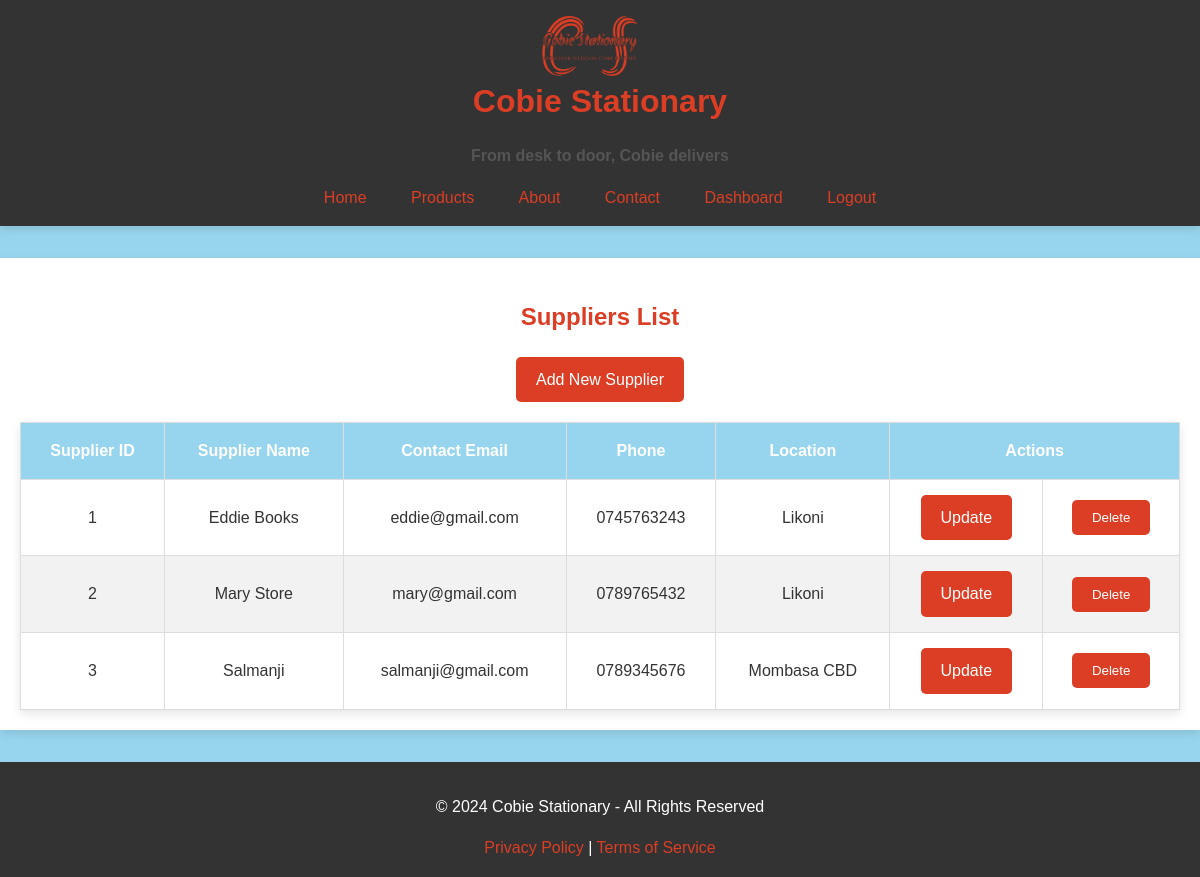
Page /reg/view/suppliers (signed in) on the committed database.
### app/models.py (models this page shows, shortened)
class Supplier(db.Model):
    __tablename__ = 'suppliers'
    supplier_id = db.Column(db.Integer, primary_key=True, autoincrement=True)
    supplier_name = db.Column(db.String(255), nullable=False)
    contact_name = db.Column(db.String(255), nullable=True)
    contact_email = db.Column(db.String(255), nullable=True)
    contact_phone = db.Column(db.String(20), nullable=True)
    address = db.Column(db.Text, nullable=True)
    products = db.relationship('Product', backref='supplier', lazy=True)

### app/reg/routes.py (the view)
@reg_bp.route('/view/suppliers')
@login_required
def view_supplier():
    suppliers = Supplier.query.all()
    return render_template('view_supplier.html', suppliers=suppliers)

### app/reg/templates/view_supplier.html (shortened to what this page needs)
{% extends 'base.html' %}
{% block head %}
<link rel="stylesheet" href="{{ url_for('static', filename='css/tables.css') }}">
{% endblock %}
{% block content %}
    <h2>Suppliers List</h2>
    <a href="{{ url_for('reg.add_supplier') }}" class="btn btn-primary mb-3">Add New Supplier</a>
    <table class="table">
        <thead>
            <tr>
                <th>Supplier ID</th>
                <th>Supplier Name</th>
                <th>Contact Email</th>
                <th>Phone</th>
                <th>Location</th>
                <th colspan="2">Actions</th>
            </tr>
        </thead>
        <tbody>
            {% for supplier in suppliers %}
            <tr>
                <td>{{ supplier.supplier_id }}</td>
                <td>{{ supplier.supplier_name }}</td>
                <td>{{ supplier.contact_email }}</td>
                <td>{{ supplier.contact_phone }}</td>
                <td>{{ supplier.address }}</td>
                <td>
                    <a href="{{ url_for('reg.update_supplier', supplier_id=supplier.supplier_id) }}" class="btn btn-primary">Update</a>
                </td>
                <td>
                    <form method="POST" action="{{ url_for('reg.delete_supplier', supplier_id=supplier.supplier_id) }}" onsubmit="return confirm('Are you sure you want to delete this supplier?');">
                        <button type="submit" class="btn btn-danger">Delete</button>
                    </form>
                </td>
            </tr>
            {% endfor %}
        </tbody>
    </table>
{% endblock %}

### app/static/css/styles.css (style rules this page uses)
body { background-color: #97D5EE; color: #DB3E25; font-family: 'Arial', sans-serif; margin: 0; padding: 0; line-height: 1.6; text-align: center; }

### app/static/css/tables.css (style rules this page uses)
.table { width: 100%; border-collapse: collapse; margin-top: 20px; box-shadow: 0px 4px 10px rgba(0, 0, 0, 0.1); }
.table th, .table td { padding: 15px; border: 1px solid #ddd; text-align: center; }
.table th { background-color: #97D5EE; color: #ffffff; font-weight: bold; }
.table tbody tr:nth-child(even) { background-color: #f2f2f2; }
.table tbody td { color: #333333; }
.btn { padding: 10px 20px; background-color: #DB3E25; color: #ffffff; border: none; border-radius: 5px; cursor: pointer; text-decoration: none; display: inline-block; transition: background-color 0.3s ease; }

### rows in the picture
Supplier: supplier_id "1", supplier_name "Eddie Books", contact_email "eddie@gmail.com", contact_phone "0745763243", address "Likoni"
Supplier: supplier_id "2", supplier_name "Mary Store", contact_email "mary@gmail.com", contact_phone "0789765432", address "Likoni"
Supplier: supplier_id "3", supplier_name "Salmanji", contact_email "salmanji@gmail.com", contact_phone "0789345676", address "Mombasa CBD"
